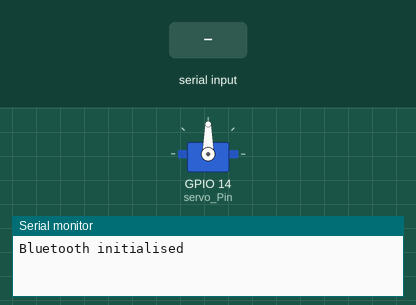
Bench run of a sketch on a simulated ESP32. Shown: servo, the last lines printed to the serial monitor. Inputs (shaded band) come from the test bench. Nothing arrives over Bluetooth unless stated.

Above: at 1.2 s.
1.3 s: "1" received over the second serial link
At 2.5 s:
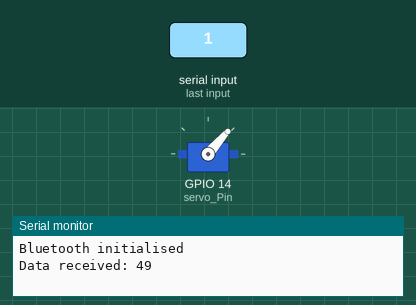
2.8 s: "0" received over the second serial link
At 3.7 s:
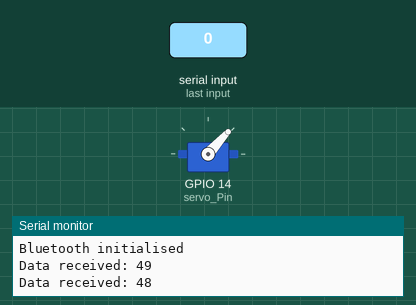
Timing chart, 0 to 5.8 s (numbered marks = the images above; inputs shaded):
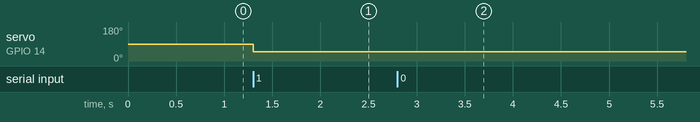

The sketch:

002_bluetooth_servo.ino
```cpp
// header required for bluetooth serial connection with ESP32
#include "BluetoothSerial.h"
#include <ESP32Servo.h>

// initialise the class
BluetoothSerial ESP_blueTooth;
Servo servo_motor;  // create servo object to control a servo

// initialise PINs on ESP32 to servoMotor
#define servo_Pin 14

// this is the variable to store int coming from bluetooth,
// tells whether to move servo clockwise/anticlockwise
int incoming;
int pos = 90;    // initial servo position

void callback(esp_spp_cb_event_t event, esp_spp_cb_param_t *param){
  if(event == ESP_SPP_SRV_OPEN_EVT){
    Serial.println("Bluetooth Client Connected");
  }
}

void setup() {
  // put your setup code here, to run once:
  Serial.begin(19200);
  ESP_blueTooth.register_callback(callback);

  if(!ESP_blueTooth.begin("ESP32")){; // name of the bluetooth interface, visible when scanning for bluetooth devices
    Serial.println("An error has occurred while initialising Bluetooth");
  }else{
    Serial.println("Bluetooth initialised");
    }
  servo_motor.setPeriodHertz(50);    // standard 50 hz servo motor
  servo_motor.attach(servo_Pin, 500, 2400); // attaches the servo on pin 14 of the ESP to the servo object
  // the default min/max of 1000us and 2000us
  // different servos may require different min/max settings
  // for an accurate 0 to 180 sweep
  servo_motor.write(pos);
}

void loop() {
  // put your main code here, to run repeatedly:

    if (ESP_blueTooth.available()){
      incoming = ESP_blueTooth.read(); // read the received data and store it into the variable incoming
      Serial.print("Data received: ");
      Serial.println(incoming);       // prints value/data received to Serial

      if ((incoming>=0) && (incoming<=180)){
        servo_motor.write(incoming);
      }
    }
}
```

Measured:
- after the input at 1.3 s, servo on GPIO 14 (servo_Pin): 90° → 49° at once
- after the input at 2.8 s, servo on GPIO 14 (servo_Pin): 49° → 48° at once
